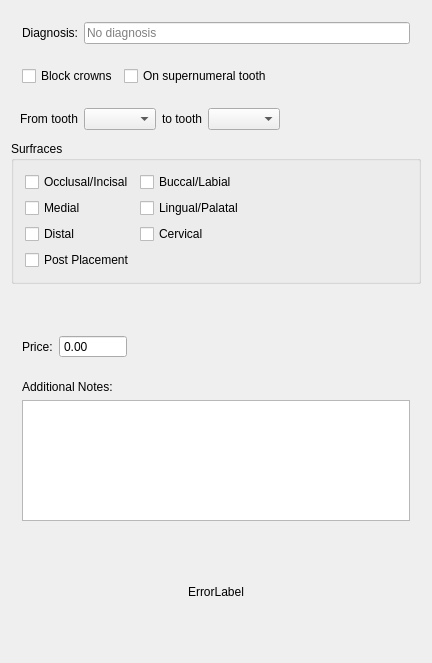
<?xml version="1.0" encoding="UTF-8"?>
<ui version="4.0">
 <class>ProcedureInput</class>
 <widget class="QWidget" name="ProcedureInput">
  <property name="geometry">
   <rect>
    <x>0</x>
    <y>0</y>
    <width>432</width>
    <height>663</height>
   </rect>
  </property>
  <property name="sizePolicy">
   <sizepolicy hsizetype="Preferred" vsizetype="Preferred">
    <horstretch>0</horstretch>
    <verstretch>0</verstretch>
   </sizepolicy>
  </property>
  <property name="windowTitle">
   <string>ProcedureInput</string>
  </property>
  <layout class="QVBoxLayout" name="verticalLayout">
   <property name="spacing">
    <number>0</number>
   </property>
   <item>
    <widget class="QFrame" name="diagnosisGroup">
     <property name="frameShape">
      <enum>QFrame::Shape::NoFrame</enum>
     </property>
     <property name="frameShadow">
      <enum>QFrame::Shadow::Raised</enum>
     </property>
     <layout class="QHBoxLayout" name="horizontalLayout_5">
      <item>
       <widget class="QLabel" name="label">
        <property name="text">
         <string>Diagnosis:</string>
        </property>
       </widget>
      </item>
      <item>
       <widget class="AutoCompleteLineEdit" name="diagnosisEdit">
        <property name="text">
         <string/>
        </property>
        <property name="placeholderText">
         <string>No diagnosis</string>
        </property>
       </widget>
      </item>
     </layout>
    </widget>
   </item>
   <item>
    <widget class="QFrame" name="paramFrame">
     <property name="minimumSize">
      <size>
       <width>0</width>
       <height>0</height>
      </size>
     </property>
     <property name="frameShape">
      <enum>QFrame::Shape::NoFrame</enum>
     </property>
     <property name="frameShadow">
      <enum>QFrame::Shadow::Raised</enum>
     </property>
     <layout class="QVBoxLayout" name="verticalLayout_4">
      <property name="spacing">
       <number>0</number>
      </property>
      <property name="leftMargin">
       <number>0</number>
      </property>
      <property name="topMargin">
       <number>0</number>
      </property>
      <property name="rightMargin">
       <number>0</number>
      </property>
      <property name="bottomMargin">
       <number>0</number>
      </property>
      <item>
       <widget class="QFrame" name="toothFrame">
        <property name="frameShape">
         <enum>QFrame::Shape::NoFrame</enum>
        </property>
        <property name="frameShadow">
         <enum>QFrame::Shadow::Raised</enum>
        </property>
        <layout class="QHBoxLayout" name="horizontalLayout_3">
         <item>
          <widget class="QCheckBox" name="rangeCheck">
           <property name="text">
            <string>Block crowns</string>
           </property>
          </widget>
         </item>
         <item>
          <widget class="QCheckBox" name="hyperdonticCheckBox">
           <property name="text">
            <string>On supernumeral tooth</string>
           </property>
          </widget>
         </item>
         <item>
          <spacer name="horizontalSpacer_3">
           <property name="orientation">
            <enum>Qt::Orientation::Horizontal</enum>
           </property>
           <property name="sizeHint" stdset="0">
            <size>
             <width>0</width>
             <height>0</height>
            </size>
           </property>
          </spacer>
         </item>
        </layout>
       </widget>
      </item>
      <item>
       <widget class="QFrame" name="rangeGroup">
        <layout class="QHBoxLayout" name="horizontalLayout_2">
         <property name="leftMargin">
          <number>9</number>
         </property>
         <item>
          <widget class="QLabel" name="label_4">
           <property name="text">
            <string>From tooth</string>
           </property>
          </widget>
         </item>
         <item>
          <widget class="QComboBox" name="beginCombo">
           <property name="sizePolicy">
            <sizepolicy hsizetype="Preferred" vsizetype="Fixed">
             <horstretch>0</horstretch>
             <verstretch>0</verstretch>
            </sizepolicy>
           </property>
           <property name="minimumSize">
            <size>
             <width>66</width>
             <height>0</height>
            </size>
           </property>
          </widget>
         </item>
         <item>
          <widget class="QLabel" name="label_3">
           <property name="text">
            <string>to tooth</string>
           </property>
          </widget>
         </item>
         <item>
          <widget class="QComboBox" name="endCombo">
           <property name="sizePolicy">
            <sizepolicy hsizetype="Preferred" vsizetype="Fixed">
             <horstretch>0</horstretch>
             <verstretch>0</verstretch>
            </sizepolicy>
           </property>
           <property name="minimumSize">
            <size>
             <width>66</width>
             <height>0</height>
            </size>
           </property>
           <property name="editable">
            <bool>false</bool>
           </property>
          </widget>
         </item>
         <item>
          <spacer name="horizontalSpacer_2">
           <property name="orientation">
            <enum>Qt::Orientation::Horizontal</enum>
           </property>
           <property name="sizeHint" stdset="0">
            <size>
             <width>0</width>
             <height>0</height>
            </size>
           </property>
          </spacer>
         </item>
        </layout>
       </widget>
      </item>
      <item>
       <widget class="QGroupBox" name="surfaceGroup">
        <property name="title">
         <string>Surfraces</string>
        </property>
        <layout class="QVBoxLayout" name="verticalLayout_3">
         <item>
          <layout class="QHBoxLayout" name="horizontalLayout_4">
           <item>
            <layout class="QVBoxLayout" name="verticalLayout_2">
             <item>
              <widget class="QCheckBox" name="o_check">
               <property name="text">
                <string>Occlusal/Incisal</string>
               </property>
              </widget>
             </item>
             <item>
              <widget class="QCheckBox" name="m_check">
               <property name="text">
                <string>Medial</string>
               </property>
              </widget>
             </item>
             <item>
              <widget class="QCheckBox" name="d_check">
               <property name="text">
                <string>Distal</string>
               </property>
              </widget>
             </item>
            </layout>
           </item>
           <item>
            <layout class="QVBoxLayout" name="verticalLayout_8">
             <item>
              <widget class="QCheckBox" name="b_check">
               <property name="text">
                <string>Buccal/Labial</string>
               </property>
              </widget>
             </item>
             <item>
              <widget class="QCheckBox" name="l_check">
               <property name="text">
                <string>Lingual/Palatal</string>
               </property>
              </widget>
             </item>
             <item>
              <widget class="QCheckBox" name="c_check">
               <property name="text">
                <string>Cervical</string>
               </property>
              </widget>
             </item>
            </layout>
           </item>
           <item>
            <spacer name="horizontalSpacer_4">
             <property name="orientation">
              <enum>Qt::Orientation::Horizontal</enum>
             </property>
             <property name="sizeHint" stdset="0">
              <size>
               <width>40</width>
               <height>20</height>
              </size>
             </property>
            </spacer>
           </item>
          </layout>
         </item>
         <item>
          <widget class="QCheckBox" name="postCheck">
           <property name="text">
            <string>Post Placement</string>
           </property>
          </widget>
         </item>
        </layout>
       </widget>
      </item>
      <item>
       <spacer name="verticalSpacer_3">
        <property name="orientation">
         <enum>Qt::Orientation::Vertical</enum>
        </property>
        <property name="sizeHint" stdset="0">
         <size>
          <width>20</width>
          <height>40</height>
         </size>
        </property>
       </spacer>
      </item>
     </layout>
    </widget>
   </item>
   <item>
    <widget class="QFrame" name="priceGroup">
     <property name="frameShape">
      <enum>QFrame::Shape::NoFrame</enum>
     </property>
     <property name="frameShadow">
      <enum>QFrame::Shadow::Raised</enum>
     </property>
     <layout class="QHBoxLayout" name="horizontalLayout">
      <item>
       <widget class="QLabel" name="label_2">
        <property name="text">
         <string>Price:</string>
        </property>
       </widget>
      </item>
      <item>
       <widget class="QDoubleSpinBox" name="priceSpin">
        <property name="buttonSymbols">
         <enum>QAbstractSpinBox::ButtonSymbols::NoButtons</enum>
        </property>
        <property name="maximum">
         <double>9999999.000000000000000</double>
        </property>
       </widget>
      </item>
      <item>
       <spacer name="horizontalSpacer">
        <property name="orientation">
         <enum>Qt::Orientation::Horizontal</enum>
        </property>
        <property name="sizeHint" stdset="0">
         <size>
          <width>40</width>
          <height>20</height>
         </size>
        </property>
       </spacer>
      </item>
     </layout>
    </widget>
   </item>
   <item>
    <widget class="QFrame" name="notesGroup">
     <property name="frameShape">
      <enum>QFrame::Shape::NoFrame</enum>
     </property>
     <layout class="QVBoxLayout" name="verticalLayout_5">
      <item>
       <widget class="QLabel" name="label_6">
        <property name="text">
         <string>Additional Notes:</string>
        </property>
       </widget>
      </item>
      <item>
       <widget class="TextEdit" name="notesEdit">
        <property name="sizePolicy">
         <sizepolicy hsizetype="Expanding" vsizetype="Preferred">
          <horstretch>0</horstretch>
          <verstretch>0</verstretch>
         </sizepolicy>
        </property>
        <property name="maximumSize">
         <size>
          <width>16777215</width>
          <height>121</height>
         </size>
        </property>
       </widget>
      </item>
     </layout>
    </widget>
   </item>
   <item>
    <spacer name="verticalSpacer">
     <property name="orientation">
      <enum>Qt::Orientation::Vertical</enum>
     </property>
     <property name="sizeHint" stdset="0">
      <size>
       <width>20</width>
       <height>40</height>
      </size>
     </property>
    </spacer>
   </item>
   <item>
    <widget class="QLabel" name="errorLabel">
     <property name="sizePolicy">
      <sizepolicy hsizetype="Preferred" vsizetype="Preferred">
       <horstretch>0</horstretch>
       <verstretch>0</verstretch>
      </sizepolicy>
     </property>
     <property name="styleSheet">
      <string notr="true"/>
     </property>
     <property name="text">
      <string>ErrorLabel</string>
     </property>
     <property name="alignment">
      <set>Qt::AlignmentFlag::AlignCenter</set>
     </property>
     <property name="wordWrap">
      <bool>true</bool>
     </property>
    </widget>
   </item>
   <item>
    <spacer name="verticalSpacer_2">
     <property name="orientation">
      <enum>Qt::Orientation::Vertical</enum>
     </property>
     <property name="sizeHint" stdset="0">
      <size>
       <width>20</width>
       <height>40</height>
      </size>
     </property>
    </spacer>
   </item>
  </layout>
 </widget>
 <layoutdefault spacing="6" margin="11"/>
 <customwidgets>
  <customwidget>
   <class>TextEdit</class>
   <extends>QPlainTextEdit</extends>
   <header>View/uiComponents/TextEdit.h</header>
  </customwidget>
  <customwidget>
   <class>AutoCompleteLineEdit</class>
   <extends>QLineEdit</extends>
   <header>View/uiComponents/AutoCompleteLineEdit.h</header>
  </customwidget>
 </customwidgets>
 <resources/>
 <connections/>
</ui>
